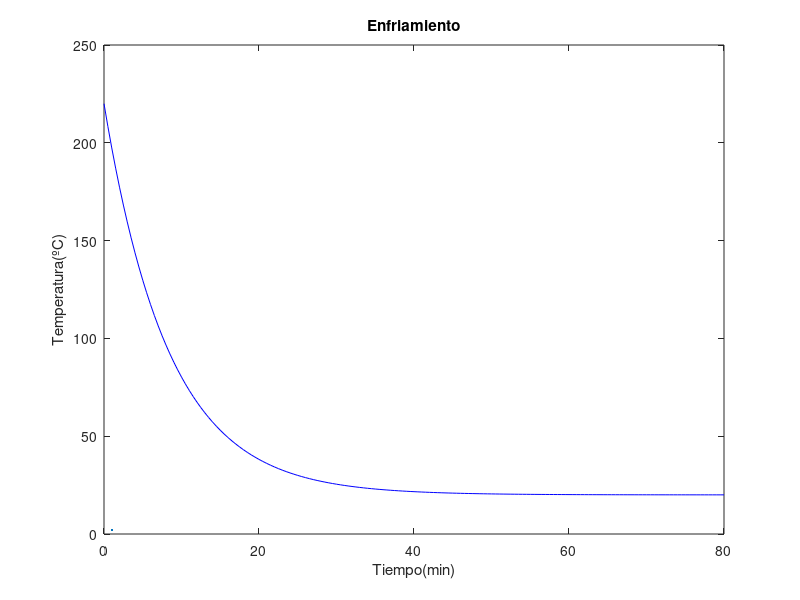

Recreate this plot in MATLAB. (Note: this script raises an error after producing the figure.)
%% CALCULADORA DE ENFRIAMIENTO (LEY DE ENFRIAMIENTO DE NEWTON)
% 
% Descripción:
% Este script modela, calcula y grafica el proceso térmico de enfriamiento 
% de un cuerpo (comida) a lo largo del tiempo utilizando la Ley de 
% Enfriamiento de Newton.
%
% Modelo matemático:
% T(t) = (T0 - M) * exp(a*t) + M
%Definición de los parámetros.



T0 = 220; % Temperatura inicial de la comida
Td=60; % Temperatura deseada
M = 20; % Temperatura ambiente
a=-0.12; % Constante de enfriamiento

%Definición de la gráfica.
f = @(t) (T0-M) * exp(a*t) + M;
tf=log((Td-M)/(T0-M))/a;
t=0:0.5:80;

%Graficación.
plot(t,f(t),"b",LineWidth=2)
xlabel('Tiempo(min)'); ylabel('Temperatura(ºC)');
title("Enfriamiento")
yline(Td, '--r', 'LineWidth', 1.5, 'Label', sprintf("T_{deseada} = %d°C", Td));
yline(M,'--g','LineWidth', 1.5, 'Label', sprintf("T_{ambiente}=%d ºC",M));
xline(tf,'--p','LineWidth', 1.5, 'Label', sprintf("T_{T}=%.2f m",tf));
grid on;
fprintf("La comida tardará %.2f minutos en enfriarse a %d°C\n", tf, Td);
